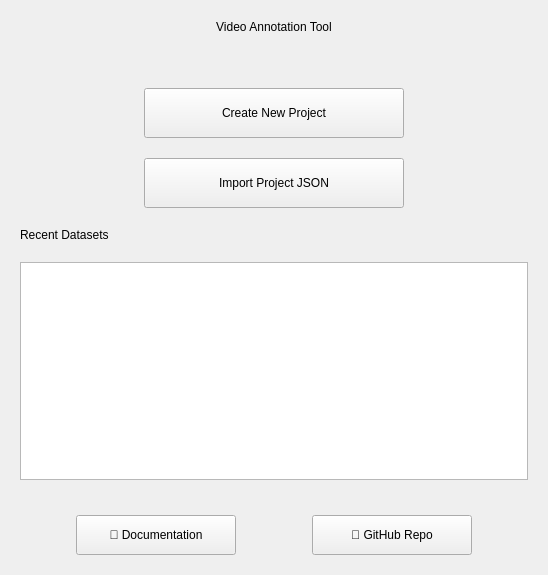
<?xml version="1.0" encoding="UTF-8"?>
<ui version="4.0">
 <class>welcome_page</class>
 <widget class="QWidget" name="welcome_page">
  <property name="geometry">
   <rect>
    <x>0</x>
    <y>0</y>
    <width>548</width>
    <height>575</height>
   </rect>
  </property>
  <layout class="QVBoxLayout" name="verticalLayout">
   <property name="spacing">
    <number>20</number>
   </property>
   <property name="leftMargin">
    <number>20</number>
   </property>
   <property name="topMargin">
    <number>20</number>
   </property>
   <property name="rightMargin">
    <number>20</number>
   </property>
   <property name="bottomMargin">
    <number>20</number>
   </property>
   <item>
    <layout class="QHBoxLayout" name="titleLayout">
     <property name="spacing">
      <number>15</number>
     </property>
     <item>
      <widget class="QLabel" name="welcome_title_lbl">
       <property name="text">
        <string>Video Annotation Tool</string>
       </property>
       <property name="alignment">
        <set>Qt::AlignmentFlag::AlignBottom|Qt::AlignmentFlag::AlignHCenter</set>
       </property>
      </widget>
     </item>
    </layout>
   </item>
   <item>
    <widget class="QLabel" name="logo_lbl">
     <property name="text">
      <string/>
     </property>
     <property name="alignment">
      <set>Qt::AlignmentFlag::AlignHCenter|Qt::AlignmentFlag::AlignTop</set>
     </property>
    </widget>
   </item>
   <item>
    <layout class="QHBoxLayout" name="createBtnLayout">
     <item>
      <spacer name="createBtnLeftSpacer">
       <property name="orientation">
        <enum>Qt::Orientation::Horizontal</enum>
       </property>
       <property name="sizeHint" stdset="0">
        <size>
         <width>40</width>
         <height>20</height>
        </size>
       </property>
      </spacer>
     </item>
     <item>
      <widget class="QPushButton" name="create_btn">
       <property name="minimumSize">
        <size>
         <width>260</width>
         <height>50</height>
        </size>
       </property>
       <property name="maximumSize">
        <size>
         <width>320</width>
         <height>50</height>
        </size>
       </property>
       <property name="cursor">
        <cursorShape>PointingHandCursor</cursorShape>
       </property>
       <property name="text">
        <string>Create New Project</string>
       </property>
       <property name="class" stdset="0">
        <string>welcome_action_btn</string>
       </property>
      </widget>
     </item>
     <item>
      <spacer name="createBtnRightSpacer">
       <property name="orientation">
        <enum>Qt::Orientation::Horizontal</enum>
       </property>
       <property name="sizeHint" stdset="0">
        <size>
         <width>40</width>
         <height>20</height>
        </size>
       </property>
      </spacer>
     </item>
    </layout>
   </item>
   <item>
    <layout class="QHBoxLayout" name="importBtnLayout">
     <item>
      <spacer name="importBtnLeftSpacer">
       <property name="orientation">
        <enum>Qt::Orientation::Horizontal</enum>
       </property>
       <property name="sizeHint" stdset="0">
        <size>
         <width>40</width>
         <height>20</height>
        </size>
       </property>
      </spacer>
     </item>
     <item>
      <widget class="QPushButton" name="import_btn">
       <property name="minimumSize">
        <size>
         <width>260</width>
         <height>50</height>
        </size>
       </property>
       <property name="maximumSize">
        <size>
         <width>320</width>
         <height>50</height>
        </size>
       </property>
       <property name="cursor">
        <cursorShape>PointingHandCursor</cursorShape>
       </property>
       <property name="text">
        <string>Import Project JSON</string>
       </property>
       <property name="class" stdset="0">
        <string>welcome_action_btn</string>
       </property>
      </widget>
     </item>
     <item>
      <spacer name="importBtnRightSpacer">
       <property name="orientation">
        <enum>Qt::Orientation::Horizontal</enum>
       </property>
       <property name="sizeHint" stdset="0">
        <size>
         <width>40</width>
         <height>20</height>
        </size>
       </property>
      </spacer>
     </item>
    </layout>
   </item>
   <item>
    <widget class="QLabel" name="welcome_recent_title_lbl">
     <property name="text">
      <string>Recent Datasets</string>
     </property>
     <property name="alignment">
      <set>Qt::AlignmentFlag::AlignLeft|Qt::AlignmentFlag::AlignVCenter</set>
     </property>
    </widget>
   </item>
   <item>
    <widget class="QListWidget" name="recent_projects_list">
     <property name="minimumSize">
      <size>
       <width>0</width>
       <height>120</height>
      </size>
     </property>
     <property name="editTriggers">
      <set>QAbstractItemView::EditTrigger::NoEditTriggers</set>
     </property>
     <property name="selectionBehavior">
      <enum>QAbstractItemView::SelectionBehavior::SelectRows</enum>
     </property>
     <property name="selectionMode">
      <enum>QAbstractItemView::SelectionMode::SingleSelection</enum>
     </property>
     <property name="uniformItemSizes">
      <bool>true</bool>
     </property>
    </widget>
   </item>
   <item>
    <spacer name="actionsSpacer">
     <property name="orientation">
      <enum>Qt::Orientation::Vertical</enum>
     </property>
     <property name="sizeType">
      <enum>QSizePolicy::Policy::Fixed</enum>
     </property>
     <property name="sizeHint" stdset="0">
      <size>
       <width>20</width>
       <height>15</height>
      </size>
     </property>
    </spacer>
   </item>
   <item>
    <layout class="QHBoxLayout" name="linksLayout">
     <property name="spacing">
      <number>20</number>
     </property>
     <item>
      <widget class="QPushButton" name="tutorial_btn">
       <property name="minimumSize">
        <size>
         <width>160</width>
         <height>40</height>
        </size>
       </property>
       <property name="maximumSize">
        <size>
         <width>160</width>
         <height>40</height>
        </size>
       </property>
       <property name="cursor">
        <cursorShape>PointingHandCursor</cursorShape>
       </property>
       <property name="text">
        <string>📖 Documentation</string>
       </property>
       <property name="class" stdset="0">
        <string>welcome_secondary_btn</string>
       </property>
      </widget>
     </item>
     <item>
      <widget class="QPushButton" name="github_btn">
       <property name="minimumSize">
        <size>
         <width>160</width>
         <height>40</height>
        </size>
       </property>
       <property name="maximumSize">
        <size>
         <width>160</width>
         <height>40</height>
        </size>
       </property>
       <property name="cursor">
        <cursorShape>PointingHandCursor</cursorShape>
       </property>
       <property name="text">
        <string>🐙 GitHub Repo</string>
       </property>
       <property name="class" stdset="0">
        <string>welcome_secondary_btn</string>
       </property>
      </widget>
     </item>
    </layout>
   </item>
  </layout>
 </widget>
 <resources/>
 <connections/>
</ui>
